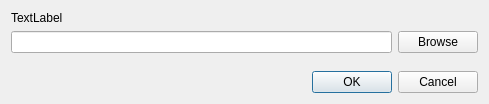
<?xml version="1.0" encoding="UTF-8"?>
<ui version="4.0">
 <class>ConfigureCtyDialogClass</class>
 <widget class="QDialog" name="ConfigureCtyDialogClass">
  <property name="windowModality">
   <enum>Qt::WindowModality::ApplicationModal</enum>
  </property>
  <property name="geometry">
   <rect>
    <x>0</x>
    <y>0</y>
    <width>489</width>
    <height>104</height>
   </rect>
  </property>
  <property name="windowTitle">
   <string>Configure Cty.dat</string>
  </property>
  <layout class="QVBoxLayout" name="verticalLayout">
   <item>
    <layout class="QVBoxLayout" name="verticalLayout_2">
     <item>
      <widget class="QLabel" name="DBhint">
       <property name="text">
        <string>TextLabel</string>
       </property>
      </widget>
     </item>
     <item>
      <layout class="QHBoxLayout" name="horizontalLayout_4">
       <item>
        <widget class="QLineEdit" name="lineEdit"/>
       </item>
       <item>
        <widget class="QPushButton" name="BrowseButton">
         <property name="text">
          <string>Browse</string>
         </property>
        </widget>
       </item>
      </layout>
     </item>
     <item>
      <spacer name="verticalSpacer">
       <property name="orientation">
        <enum>Qt::Orientation::Vertical</enum>
       </property>
       <property name="sizeType">
        <enum>QSizePolicy::Policy::Expanding</enum>
       </property>
       <property name="sizeHint" stdset="0">
        <size>
         <width>20</width>
         <height>40</height>
        </size>
       </property>
      </spacer>
     </item>
    </layout>
   </item>
   <item>
    <widget class="QDialogButtonBox" name="buttonBox">
     <property name="orientation">
      <enum>Qt::Orientation::Horizontal</enum>
     </property>
     <property name="standardButtons">
      <set>QDialogButtonBox::StandardButton::Cancel|QDialogButtonBox::StandardButton::Ok</set>
     </property>
    </widget>
   </item>
  </layout>
 </widget>
 <resources/>
 <connections>
  <connection>
   <sender>buttonBox</sender>
   <signal>accepted()</signal>
   <receiver>ConfigureCtyDialogClass</receiver>
   <slot>accept()</slot>
   <hints>
    <hint type="sourcelabel">
     <x>248</x>
     <y>254</y>
    </hint>
    <hint type="destinationlabel">
     <x>157</x>
     <y>274</y>
    </hint>
   </hints>
  </connection>
  <connection>
   <sender>buttonBox</sender>
   <signal>rejected()</signal>
   <receiver>ConfigureCtyDialogClass</receiver>
   <slot>reject()</slot>
   <hints>
    <hint type="sourcelabel">
     <x>316</x>
     <y>260</y>
    </hint>
    <hint type="destinationlabel">
     <x>286</x>
     <y>274</y>
    </hint>
   </hints>
  </connection>
 </connections>
</ui>
